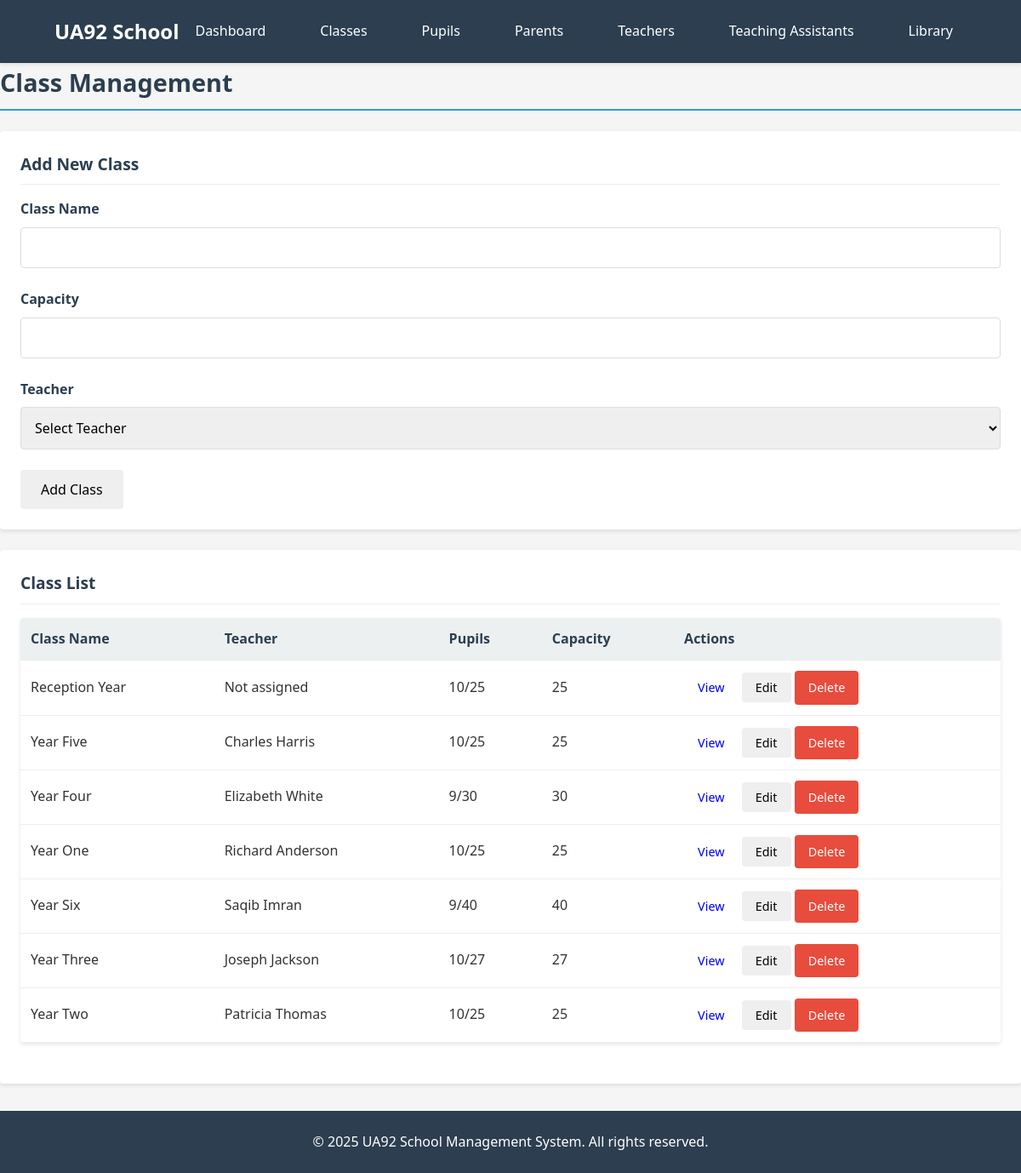
/classes.php, run on the app's committed database.
### tables this page shows
CREATE TABLE `classes` (
  `class_id` int(11) NOT NULL,
  `class_name` varchar(50) NOT NULL,
  `capacity` int(11) NOT NULL,
  `teacher_id` int(11) DEFAULT NULL
);

### classes.php (the view, shortened to what this page needs)
<!DOCTYPE html>
<html lang="en">
<head>
    <link rel="stylesheet" href="styles.css">
</head>
<?php
require_once 'config.php';
include 'header.php';
$classes = $conn->query("
    SELECT c.class_id, c.class_name, c.capacity,
           t.teacher_id, CONCAT(t.first_name, ' ', t.last_name) AS teacher_name,
           (SELECT COUNT(*) FROM pupils WHERE class_id = c.class_id) AS pupil_count
    FROM classes c
    LEFT JOIN teachers t ON c.teacher_id = t.teacher_id
    ORDER BY c.class_name
");
?>
<h1 class="section-title">Class Management</h1>
<div class="card">
    <div class="card-header">Add New Class</div>
    <form method="POST">
        <div class="form-group">
            <label class="form-label" for="class_name">Class Name</label>
            <input type="text" class="form-control" id="class_name" name="class_name" required>
        </div>
        <div class="form-group">
            <label class="form-label" for="capacity">Capacity</label>
            <input type="number" class="form-control" id="capacity" name="capacity" min="1" required>
        </div>
        <div class="form-group">
            <label class="form-label" for="teacher_id">Teacher</label>
            <div class="select-wrapper">
                <select class="form-control" id="teacher_id" name="teacher_id" required>
                    <option value="">Select Teacher</option>
                </select>
            </div>
        </div>
        <button type="submit" name="add_class" class="btn">Add Class</button>
    </form>
</div>
<div class="card">
    <div class="card-header">Class List</div>
    <table class="table">
        <thead>
            <tr>
                <th>Class Name</th>
                <th>Teacher</th>
                <th>Pupils</th>
                <th>Capacity</th>
                <th>Actions</th>
            </tr>
        </thead>
        <tbody>
            <?php while ($class = $classes->fetch_assoc()): ?>
                <tr>
                    <td><?php echo htmlspecialchars($class['class_name']); ?></td>
                    <td><?php echo $class['teacher_name'] ? htmlspecialchars($class['teacher_name']) : 'Not assigned'; ?></td>
                    <td><?php echo $class['pupil_count']; ?>/<?php echo $class['capacity']; ?></td>
                    <td><?php echo $class['capacity']; ?></td>
                    <td>
                        <a href="class_details.php?id=<?php echo $class['class_id']; ?>" class="btn btn-sm">View</a>
                        <button onclick="openEditModal(
                            <?php echo $class['class_id']; ?>,
                            '<?php echo htmlspecialchars($class['class_name'], ENT_QUOTES); ?>',
                            <?php echo $class['capacity']; ?>,
                            <?php echo $class['teacher_id'] ? $class['teacher_id'] : 'null'; ?>
                        )" class="btn btn-sm">Edit</button>
                        <a href="classes.php?delete=<?php echo $class['class_id']; ?>" class="btn btn-sm btn-danger" onclick="return confirmDelete()">Delete</a>
                    </td>
                </tr>
            <?php endwhile; ?>
        </tbody>
    </table>
</div>
<?php include 'footer.php'; ?>

### header.php (shortened to what this page needs)
<!DOCTYPE html>
<html lang="en">
<head>
</head>
<body>
    <header>
        <div class="container header-container">
            <a href="index.php" class="logo">UA92 School</a>
            <nav>
                <ul class="nav-menu">
                    <li><a href="index.php">Dashboard</a></li>
                    <li><a href="classes.php">Classes</a></li>
                    <li><a href="pupils.php">Pupils</a></li>
                    <li><a href="parents.php">Parents</a></li>
                    <li><a href="teachers.php">Teachers</a></li>
                    <li><a href="teaching_assistant.php">Teaching Assistants</a></li>
                    <li><a href="library.php">Library</a></li>
                </ul>
            </nav>
        </div>
    </header>
</body>
</html>

### footer.php (shortened to what this page needs)
    <footer>
        <div class="container">
            <p>&copy; <?php echo date('Y'); ?> UA92 School Management System. All rights reserved.</p>
        </div>
    </footer>
</body>
</html>

### styles.css (style rules this page uses)
:root { --primary-color: #3498db; --secondary-color: #2980b9; --accent-color: #e74c3c; --light-color: #ecf0f1; --dark-color: #2c3e50; --success-color: #2ecc71; --warning-color: #f39c12; --danger-color: #e74c3c; --border-radius: 4px; --box-shadow: 0 2px 5px rgba(0,0,0,0.1); --transition: all 0.3s ease; }
* { margin: 0; padding: 0; box-sizing: border-box; font-family: 'Segoe UI', Tahoma, Geneva, Verdana, sans-serif; }
body { background-color: #f5f5f5; color: #333; line-height: 1.6; min-height: 100vh; }
.container { max-width: 1400px; margin: 0 auto; padding: 0 2rem; }
header { background-color: var(--dark-color); color: white; padding: 1rem 2rem; box-shadow: var(--box-shadow); position: sticky; top: 0; z-index: 100; }
.header-container { display: flex; justify-content: space-between; align-items: center; max-width: 1400px; margin: 0 auto; }
.logo { font-size: 1.5rem; font-weight: bold; color: white; text-decoration: none; display: flex; align-items: center; gap: 0.5rem; }
.nav-menu { display: flex; list-style: none; gap: 1.5rem; margin: 0; padding: 0; }
.nav-menu a { color: white; text-decoration: none; transition: var(--transition); font-weight: 500; padding: 0.5rem 1rem; border-radius: var(--border-radius); display: flex; align-items: center; gap: 0.5rem; }
.section-title { color: var(--dark-color); margin-bottom: 1.5rem; padding-bottom: 0.5rem; border-bottom: 2px solid var(--primary-color); font-size: 1.8rem; }
.card { background: white; border-radius: var(--border-radius); box-shadow: var(--box-shadow); padding: 1.5rem; margin-bottom: 1.5rem; transition: var(--transition); }
.card-header { font-size: 1.2rem; margin-bottom: 1rem; color: var(--dark-color); border-bottom: 1px solid #eee; padding-bottom: 0.5rem; font-weight: 600; display: flex; align-items: center; gap: 0.5rem; }
.form-group { margin-bottom: 1.5rem; }
.form-label { display: block; margin-bottom: 0.5rem; font-weight: 600; color: var(--dark-color); }
.form-control { width: 100%; padding: 0.75rem; border: 1px solid #ddd; border-radius: var(--border-radius); font-size: 1rem; transition: var(--transition); }
.btn { display: inline-block; padding: 0.75rem 1.5rem; border-radius: var(--border-radius); cursor: pointer; font-size: 1rem; transition: var(--transition); text-decoration: none; text-align: center; font-weight: 500; border: none; }
.btn-sm { padding: 0.5rem 1rem; font-size: 0.9rem; }
.btn-danger { background: var(--danger-color); color: white; }
.table { width: 100%; border-collapse: collapse; margin-bottom: 1.5rem; background: white; border-radius: var(--border-radius); overflow: hidden; box-shadow: var(--box-shadow); }
.table th, .table td { padding: 0.75rem; text-align: left; border-bottom: 1px solid #eee; }
.table th { background-color: var(--light-color); font-weight: 600; color: var(--dark-color); }
footer { background-color: var(--dark-color); color: white; text-align: center; padding: 1.5rem 0; margin-top: 2rem; }

### header.php (style rules this page uses)
header { background-color: #2c3e50; color: white; padding: 1rem 2rem; box-shadow: 0 2px 5px rgba(0, 0, 0, 0.1); position: sticky; top: 0; z-index: 100; }
.header-container { display: flex; justify-content: space-between; align-items: center; max-width: 1200px; margin: 0 auto; }
.logo { font-size: 1.5rem; font-weight: bold; color: white; text-decoration: none; }
.nav-menu { display: flex; list-style: none; gap: 2rem; margin: 0; padding: 0; }
.nav-menu li { margin: 0; }
.nav-menu a { color: white; text-decoration: none; transition: color 0.3s; font-weight: 500; padding: 0.5rem 1rem; border-radius: 4px; }

### data on the page
classes: class_name "Reception Year", shows "Not assigned", pupil_count "10", capacity "25"
classes: class_name "Year Five", teacher_name "Charles Harris", pupil_count "10", capacity "25"
classes: class_name "Year Four", teacher_name "Elizabeth White", pupil_count "9", capacity "30"
classes: class_name "Year One", teacher_name "Richard Anderson", pupil_count "10", capacity "25"
classes: class_name "Year Six", teacher_name "Saqib Imran", pupil_count "9", capacity "40"
classes: class_name "Year Three", teacher_name "Joseph Jackson", pupil_count "10", capacity "27"
classes: class_name "Year Two", teacher_name "Patricia Thomas", pupil_count "10", capacity "25"
